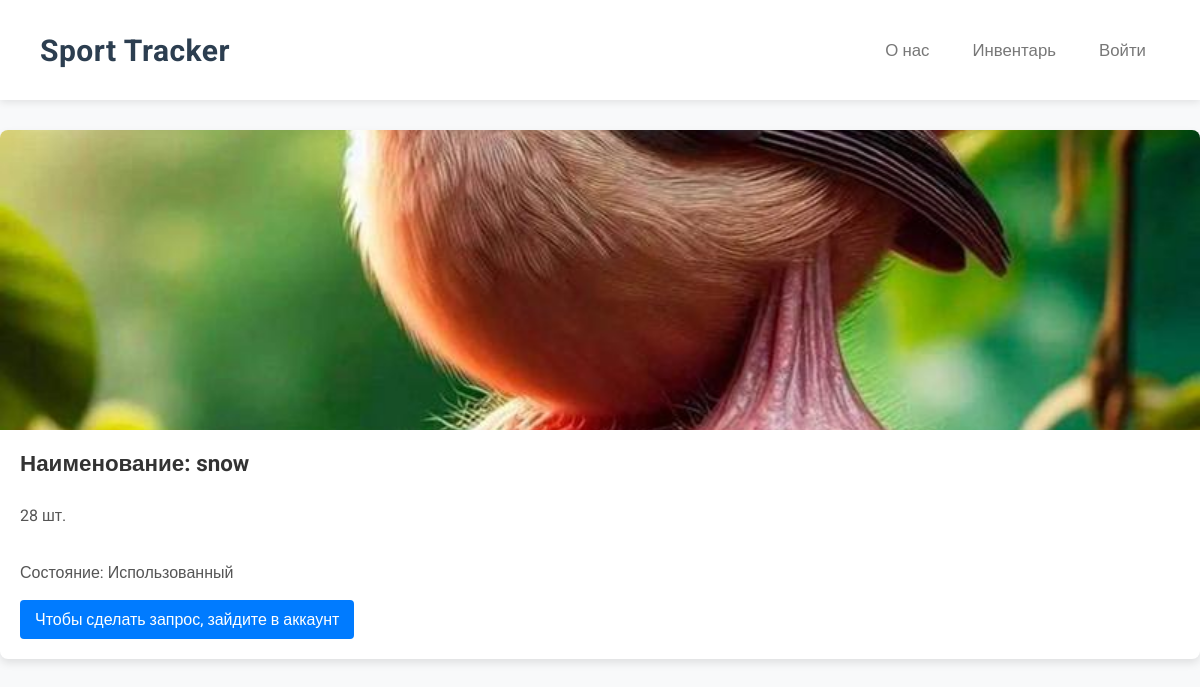
The app's page /catalog/, older data.
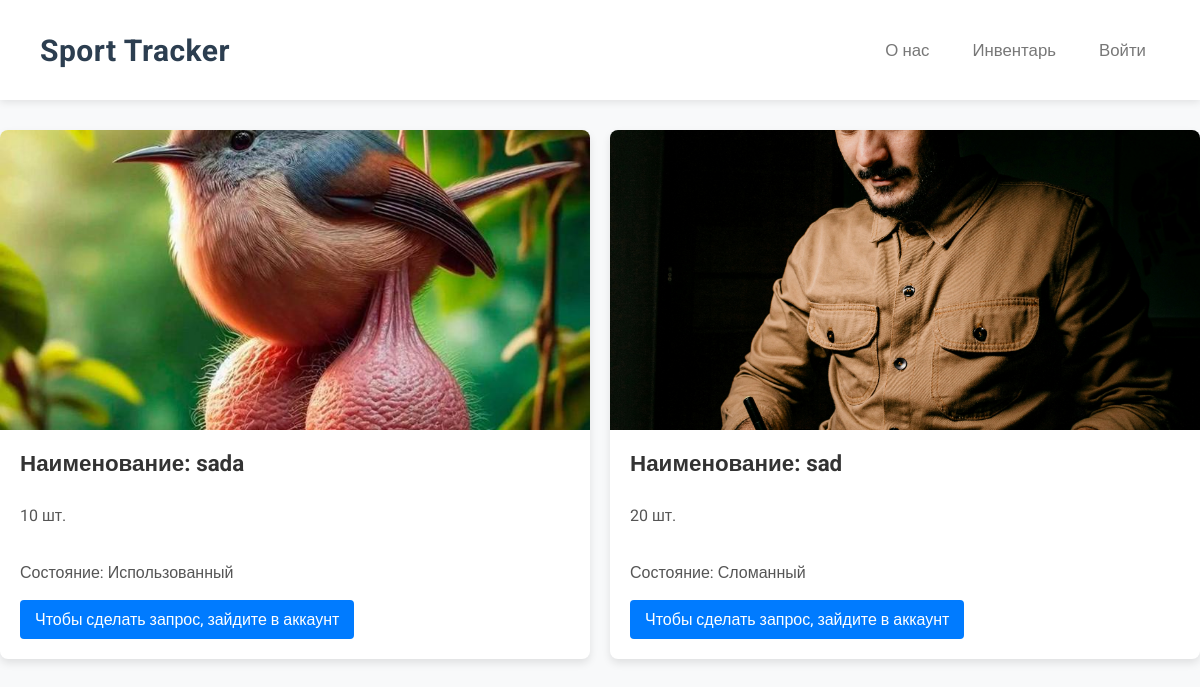
The same page, newer data.
### main/models.py (models this page shows, shortened)
class Votings(models.Model):
    author = models.ForeignKey(User, on_delete=models.CASCADE)
    image = models.ImageField(upload_to=get_image_upload_path, blank=True, null=True)
    name = models.TextField()
    questions_number = models.IntegerField()
    type_of_voting = models.TextField()

### main/views.py (the view)
# urls.py: path('catalog/', catalog, name='catalog'),
def catalog(request):
    categories = Votings.objects.all()
    context = {
        "categories": categories,
        "is_admin": False,
        "is_auth": False,
    }
    if request.user.is_superuser:
        context["is_admin"] = True
    if request.user.is_authenticated:
        context["is_auth"] = True
    data = []
    for category in categories:
        directory = f"main/uploads/votings/admin/{category.id}"
        url_to_header = ""
        if len(os.listdir(directory)) != 0:
            url_to_header = f"/uploads/votings/admin/{category.id}/{os.listdir(directory)[0]}"
        data.append({"category": category, "url_to_header": url_to_header})
    context["data"] = data
    if request.method == 'GET':
        sku = request.GET.get('sku')
        if not sku:
            return render(request, 'catalog.html', context)
    return render(request, 'catalog.html', context)

### main/templates/catalog.html (shortened to what this page needs)
{% load static %}
<!DOCTYPE html>
<html lang="en">
<head>
    <link rel="stylesheet" href="{% static 'catalog_cards.css' %}">
    <link rel="stylesheet" href="{% static 'header.css' %}">
</head>
{% include 'header.html' %}
<body>
    <div class="container">
        {% for category in data %}
        <div class="item">
          <div class="wrapper exmpl"><img src="{{ category.url_to_header }}" alt="Шапка опроса"></div>
          <div class="card">
            <h3>Наименование: {{category.category.name}}</h3>
            <p>{{category.category.questions_number }} шт.</p>
             {% if category.category.type_of_voting == "one" %}
                <p>Состояние: Новый</p>
              {% elif category.category.type_of_voting == "multi" %}
                <p>Состояние: Использованный</p>
              {% else %}
                <p>Состояние: Сломанный</p>
              {% endif %}
              {% if is_admin %}
                  <a class="card_link" href="{% url 'voting'%}?id={{category.category.id}}">Изменить</a>
              {% elif is_auth %}
                  <a class="card_link" href="{% url 'add_voting'%}?id={{category.category.id}}">Добавить в заявку</a>
              {% else %}
                  <a class="card_link">Чтобы сделать запрос, зайдите в аккаунт</a>
              {% endif %}
          </div>
        </div>
        {% endfor %}
    </div>
</body>
</html>

Row changes from the older to the newer data that the page shows:
changed Votings: category.name "snow" → "sada"; category.questions_number "28" → "10"
added Votings: shows a picture, category.name "sad", category.questions_number "20", type_of_voting "Состояние: Сломанный"
